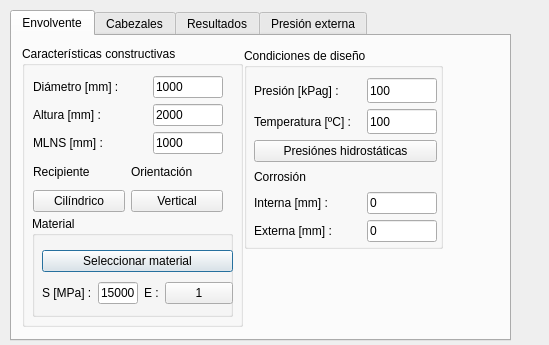
<?xml version="1.0" encoding="UTF-8"?>
<ui version="4.0">
 <class>Dialog</class>
 <widget class="QDialog" name="Dialog">
  <property name="geometry">
   <rect>
    <x>0</x>
    <y>0</y>
    <width>549</width>
    <height>345</height>
   </rect>
  </property>
  <property name="windowTitle">
   <string>Cálculos de Standars</string>
  </property>
  <widget class="QTabWidget" name="tabWidget">
   <property name="geometry">
    <rect>
     <x>10</x>
     <y>10</y>
     <width>501</width>
     <height>331</height>
    </rect>
   </property>
   <property name="currentIndex">
    <number>0</number>
   </property>
   <widget class="QWidget" name="envolvente">
    <attribute name="title">
     <string>Envolvente</string>
    </attribute>
    <widget class="QGroupBox" name="groupBoxCaractConstr">
     <property name="geometry">
      <rect>
       <x>10</x>
       <y>10</y>
       <width>221</width>
       <height>281</height>
      </rect>
     </property>
     <property name="title">
      <string>Características constructivas</string>
     </property>
     <widget class="QLabel" name="l_corrosion_2">
      <property name="geometry">
       <rect>
        <x>10</x>
        <y>190</y>
        <width>199</width>
        <height>19</height>
       </rect>
      </property>
      <property name="text">
       <string/>
      </property>
     </widget>
     <widget class="QGroupBox" name="groupBoxMaterial">
      <property name="geometry">
       <rect>
        <x>10</x>
        <y>170</y>
        <width>201</width>
        <height>101</height>
       </rect>
      </property>
      <property name="title">
       <string>Material</string>
      </property>
      <widget class="QWidget" name="layoutWidget">
       <property name="geometry">
        <rect>
         <x>10</x>
         <y>30</y>
         <width>191</width>
         <height>62</height>
        </rect>
       </property>
       <layout class="QGridLayout" name="gridLayout_9">
        <item row="0" column="0" colspan="4">
         <widget class="QPushButton" name="pb_material">
          <property name="text">
           <string>Seleccionar material</string>
          </property>
         </widget>
        </item>
        <item row="1" column="0">
         <widget class="QLabel" name="l_max_tens_adm">
          <property name="whatsThis">
           <string>&lt;html&gt;&lt;head/&gt;&lt;body&gt;&lt;p&gt;&lt;br/&gt;&lt;/p&gt;&lt;/body&gt;&lt;/html&gt;</string>
          </property>
          <property name="text">
           <string>S [MPa] :</string>
          </property>
         </widget>
        </item>
        <item row="1" column="1">
         <widget class="QLineEdit" name="le_max_tens_adm">
          <property name="minimumSize">
           <size>
            <width>40</width>
            <height>20</height>
           </size>
          </property>
          <property name="maximumSize">
           <size>
            <width>70</width>
            <height>25</height>
           </size>
          </property>
          <property name="whatsThis">
           <string>&lt;html&gt;&lt;head/&gt;&lt;body&gt;&lt;p&gt;Máxima longitud NO soportada, en mm.&lt;br/&gt;Solo es necesario para diseño por &lt;span style=&quot; font-weight:600;&quot;&gt;presión interna&lt;/span&gt;.&lt;/p&gt;&lt;/body&gt;&lt;/html&gt;</string>
          </property>
          <property name="text">
           <string>15000</string>
          </property>
         </widget>
        </item>
        <item row="1" column="2">
         <widget class="QLabel" name="l_effi_soldadura">
          <property name="whatsThis">
           <string>&lt;html&gt;&lt;head/&gt;&lt;body&gt;&lt;p&gt;Eficiencia de Soldadura. &lt;br/&gt;1 - Total, 0.85 - Parcial, 0.7 -Parcial&lt;/p&gt;&lt;/body&gt;&lt;/html&gt;</string>
          </property>
          <property name="text">
           <string>E :</string>
          </property>
         </widget>
        </item>
        <item row="1" column="3">
         <widget class="QPushButton" name="pb_eficiencia_soldadura">
          <property name="text">
           <string>1</string>
          </property>
         </widget>
        </item>
       </layout>
      </widget>
     </widget>
     <widget class="QWidget" name="layoutWidget">
      <property name="geometry">
       <rect>
        <x>11</x>
        <y>30</y>
        <width>190</width>
        <height>136</height>
       </rect>
      </property>
      <layout class="QVBoxLayout" name="verticalLayout_2">
       <item>
        <layout class="QGridLayout" name="gridLayout_4">
         <item row="0" column="0">
          <widget class="QLabel" name="l_diametro_int">
           <property name="text">
            <string>Diámetro [mm] :</string>
           </property>
          </widget>
         </item>
         <item row="0" column="1">
          <widget class="QLineEdit" name="le_diametro_int_envolvente">
           <property name="minimumSize">
            <size>
             <width>50</width>
             <height>20</height>
            </size>
           </property>
           <property name="maximumSize">
            <size>
             <width>70</width>
             <height>25</height>
            </size>
           </property>
           <property name="text">
            <string>1000</string>
           </property>
          </widget>
         </item>
         <item row="1" column="0">
          <widget class="QLabel" name="l_altura">
           <property name="text">
            <string>Altura [mm] :</string>
           </property>
          </widget>
         </item>
         <item row="1" column="1">
          <widget class="QLineEdit" name="le_altura_envolvente">
           <property name="minimumSize">
            <size>
             <width>50</width>
             <height>20</height>
            </size>
           </property>
           <property name="maximumSize">
            <size>
             <width>70</width>
             <height>25</height>
            </size>
           </property>
           <property name="text">
            <string>2000</string>
           </property>
          </widget>
         </item>
         <item row="2" column="0">
          <widget class="QLabel" name="l_altura_2">
           <property name="whatsThis">
            <string>&lt;html&gt;&lt;head/&gt;&lt;body&gt;&lt;p&gt;&lt;br/&gt;&lt;/p&gt;&lt;/body&gt;&lt;/html&gt;</string>
           </property>
           <property name="text">
            <string>MLNS [mm] :</string>
           </property>
          </widget>
         </item>
         <item row="2" column="1">
          <widget class="QLineEdit" name="le_MLNS_envolvente">
           <property name="minimumSize">
            <size>
             <width>50</width>
             <height>20</height>
            </size>
           </property>
           <property name="maximumSize">
            <size>
             <width>70</width>
             <height>25</height>
            </size>
           </property>
           <property name="whatsThis">
            <string>&lt;html&gt;&lt;head/&gt;&lt;body&gt;&lt;p&gt;Máxima longitud NO soportada, en mm.&lt;br/&gt;Solo es necesario para diseño por &lt;span style=&quot; font-weight:600;&quot;&gt;presión interna&lt;/span&gt;.&lt;/p&gt;&lt;/body&gt;&lt;/html&gt;</string>
           </property>
           <property name="text">
            <string>1000</string>
           </property>
          </widget>
         </item>
        </layout>
       </item>
       <item>
        <layout class="QGridLayout" name="gridLayout_3">
         <item row="0" column="0">
          <widget class="QLabel" name="l_tipo_recipiente">
           <property name="text">
            <string>Recipiente</string>
           </property>
          </widget>
         </item>
         <item row="0" column="1">
          <widget class="QLabel" name="l_tipo_recipiente_2">
           <property name="text">
            <string>Orientación</string>
           </property>
          </widget>
         </item>
         <item row="1" column="0">
          <widget class="QPushButton" name="pb_tipo_recipiente">
           <property name="text">
            <string>Cilíndrico</string>
           </property>
          </widget>
         </item>
         <item row="1" column="1">
          <widget class="QPushButton" name="pb_orientacion_recipiente">
           <property name="text">
            <string>Vertical</string>
           </property>
          </widget>
         </item>
        </layout>
       </item>
      </layout>
     </widget>
    </widget>
    <widget class="QGroupBox" name="groupBoxDiseo">
     <property name="geometry">
      <rect>
       <x>232</x>
       <y>12</y>
       <width>199</width>
       <height>201</height>
      </rect>
     </property>
     <property name="title">
      <string>Condiciones de diseño</string>
     </property>
     <widget class="QWidget" name="layoutWidget">
      <property name="geometry">
       <rect>
        <x>10</x>
        <y>30</y>
        <width>183</width>
        <height>164</height>
       </rect>
      </property>
      <layout class="QVBoxLayout" name="verticalLayout_3">
       <item>
        <layout class="QGridLayout" name="gridLayout">
         <item row="0" column="0">
          <widget class="QLabel" name="l_presion">
           <property name="text">
            <string>Presión [kPag] :</string>
           </property>
          </widget>
         </item>
         <item row="0" column="1">
          <widget class="QLineEdit" name="le_presion">
           <property name="minimumSize">
            <size>
             <width>50</width>
             <height>20</height>
            </size>
           </property>
           <property name="maximumSize">
            <size>
             <width>70</width>
             <height>25</height>
            </size>
           </property>
           <property name="text">
            <string>100</string>
           </property>
          </widget>
         </item>
         <item row="1" column="0">
          <widget class="QLabel" name="l_temperatura">
           <property name="text">
            <string>Temperatura [ºC] :</string>
           </property>
          </widget>
         </item>
         <item row="1" column="1">
          <widget class="QLineEdit" name="le_temperatura">
           <property name="minimumSize">
            <size>
             <width>50</width>
             <height>20</height>
            </size>
           </property>
           <property name="maximumSize">
            <size>
             <width>70</width>
             <height>25</height>
            </size>
           </property>
           <property name="text">
            <string>100</string>
           </property>
          </widget>
         </item>
        </layout>
       </item>
       <item>
        <widget class="QPushButton" name="pb_presiones_hidrostaticas">
         <property name="text">
          <string>Presiónes hidrostáticas</string>
         </property>
        </widget>
       </item>
       <item>
        <layout class="QVBoxLayout" name="verticalLayout">
         <item>
          <widget class="QLabel" name="l_corrosion">
           <property name="text">
            <string>Corrosión</string>
           </property>
          </widget>
         </item>
         <item>
          <layout class="QGridLayout" name="gridLayout_2">
           <item row="0" column="0">
            <widget class="QLabel" name="l_corrosion_int">
             <property name="text">
              <string>Interna [mm] :</string>
             </property>
            </widget>
           </item>
           <item row="0" column="1">
            <widget class="QLineEdit" name="le_corrosion_int">
             <property name="minimumSize">
              <size>
               <width>50</width>
               <height>20</height>
              </size>
             </property>
             <property name="maximumSize">
              <size>
               <width>70</width>
               <height>25</height>
              </size>
             </property>
             <property name="text">
              <string>0</string>
             </property>
            </widget>
           </item>
           <item row="1" column="0">
            <widget class="QLabel" name="l_corrosion_int_2">
             <property name="text">
              <string>Externa [mm] :</string>
             </property>
            </widget>
           </item>
           <item row="1" column="1">
            <widget class="QLineEdit" name="le_corrosion_ext">
             <property name="minimumSize">
              <size>
               <width>50</width>
               <height>20</height>
              </size>
             </property>
             <property name="maximumSize">
              <size>
               <width>70</width>
               <height>25</height>
              </size>
             </property>
             <property name="text">
              <string>0</string>
             </property>
            </widget>
           </item>
          </layout>
         </item>
        </layout>
       </item>
      </layout>
     </widget>
    </widget>
   </widget>
   <widget class="QWidget" name="cabezales">
    <attribute name="title">
     <string>Cabezales</string>
    </attribute>
    <widget class="QGroupBox" name="groupBox_2">
     <property name="geometry">
      <rect>
       <x>250</x>
       <y>13</y>
       <width>241</width>
       <height>171</height>
      </rect>
     </property>
     <property name="title">
      <string>Cabezal inferior</string>
     </property>
     <widget class="QWidget" name="layoutWidget">
      <property name="geometry">
       <rect>
        <x>10</x>
        <y>30</y>
        <width>221</width>
        <height>136</height>
       </rect>
      </property>
      <layout class="QVBoxLayout" name="verticalLayout_6">
       <item>
        <layout class="QGridLayout" name="gridLayout_8">
         <item row="0" column="0">
          <widget class="QLabel" name="l_tipo_cabezal_sup_2">
           <property name="text">
            <string>Tipo de cabezal</string>
           </property>
          </widget>
         </item>
         <item row="0" column="1">
          <widget class="QLabel" name="l_tipo_conformado_cabezal_inf">
           <property name="text">
            <string>Conformado</string>
           </property>
          </widget>
         </item>
         <item row="1" column="0">
          <widget class="QPushButton" name="pb_tipo_cabezal_inf">
           <property name="text">
            <string>Semielíptico 2 : 1</string>
           </property>
          </widget>
         </item>
         <item row="1" column="1">
          <widget class="QPushButton" name="pb_tipo_conformado_cab_inf">
           <property name="text">
            <string>En caliente</string>
           </property>
          </widget>
         </item>
        </layout>
       </item>
       <item>
        <layout class="QGridLayout" name="gridLayout_6">
         <item row="2" column="0">
          <widget class="QLabel" name="l_radio_corona_cab_inf">
           <property name="text">
            <string>R corona [mm] :</string>
           </property>
          </widget>
         </item>
         <item row="0" column="1">
          <widget class="QLineEdit" name="le_diametro_cab_inf">
           <property name="minimumSize">
            <size>
             <width>50</width>
             <height>20</height>
            </size>
           </property>
           <property name="maximumSize">
            <size>
             <width>70</width>
             <height>25</height>
            </size>
           </property>
           <property name="text">
            <string>1000</string>
           </property>
          </widget>
         </item>
         <item row="2" column="1">
          <widget class="QLineEdit" name="le_radio_corona_cab_inf">
           <property name="minimumSize">
            <size>
             <width>50</width>
             <height>20</height>
            </size>
           </property>
           <property name="maximumSize">
            <size>
             <width>70</width>
             <height>25</height>
            </size>
           </property>
           <property name="text">
            <string>10</string>
           </property>
          </widget>
         </item>
         <item row="0" column="0">
          <widget class="QLabel" name="l_diametro_cab_inf">
           <property name="text">
            <string>Diámetro [mm] :</string>
           </property>
          </widget>
         </item>
         <item row="1" column="0">
          <widget class="QLabel" name="l_radio_filete_cab_inf">
           <property name="text">
            <string>R filete [mm] :</string>
           </property>
          </widget>
         </item>
         <item row="1" column="1">
          <widget class="QLineEdit" name="le_radio_filete_cab_inf">
           <property name="minimumSize">
            <size>
             <width>50</width>
             <height>20</height>
            </size>
           </property>
           <property name="maximumSize">
            <size>
             <width>70</width>
             <height>25</height>
            </size>
           </property>
           <property name="text">
            <string>10</string>
           </property>
          </widget>
         </item>
        </layout>
       </item>
      </layout>
     </widget>
    </widget>
    <widget class="QGroupBox" name="groupBox">
     <property name="geometry">
      <rect>
       <x>11</x>
       <y>13</y>
       <width>231</width>
       <height>171</height>
      </rect>
     </property>
     <property name="title">
      <string>Cabezal superior</string>
     </property>
     <widget class="QWidget" name="layoutWidget">
      <property name="geometry">
       <rect>
        <x>10</x>
        <y>33</y>
        <width>217</width>
        <height>136</height>
       </rect>
      </property>
      <layout class="QVBoxLayout" name="verticalLayout_5">
       <item>
        <layout class="QGridLayout" name="gridLayout_7">
         <item row="0" column="0">
          <widget class="QLabel" name="l_tipo_cabezal_sup">
           <property name="text">
            <string>Tipo de cabezal</string>
           </property>
          </widget>
         </item>
         <item row="0" column="1">
          <widget class="QLabel" name="l_tipo_conformado_cabezal_sup">
           <property name="text">
            <string>Conformado</string>
           </property>
          </widget>
         </item>
         <item row="1" column="0">
          <widget class="QPushButton" name="pb_tipo_cabezal_sup">
           <property name="text">
            <string>Semielíptico 2 : 1</string>
           </property>
          </widget>
         </item>
         <item row="1" column="1">
          <widget class="QPushButton" name="pb_tipo_conformado_cab_sup">
           <property name="text">
            <string>En caliente</string>
           </property>
          </widget>
         </item>
        </layout>
       </item>
       <item>
        <layout class="QGridLayout" name="gridLayout_5">
         <item row="0" column="0">
          <widget class="QLabel" name="l_diametro_cab_sup">
           <property name="text">
            <string>Diámetro [mm] :</string>
           </property>
          </widget>
         </item>
         <item row="0" column="1">
          <widget class="QLineEdit" name="le_diametro_cab_sup">
           <property name="minimumSize">
            <size>
             <width>50</width>
             <height>20</height>
            </size>
           </property>
           <property name="maximumSize">
            <size>
             <width>70</width>
             <height>25</height>
            </size>
           </property>
           <property name="text">
            <string>1000</string>
           </property>
          </widget>
         </item>
         <item row="1" column="0">
          <widget class="QLabel" name="l_radio_filete_cab_sup">
           <property name="text">
            <string>R filete [mm] :</string>
           </property>
          </widget>
         </item>
         <item row="1" column="1">
          <widget class="QLineEdit" name="le_radio_filete_cab_sup">
           <property name="minimumSize">
            <size>
             <width>50</width>
             <height>20</height>
            </size>
           </property>
           <property name="maximumSize">
            <size>
             <width>70</width>
             <height>25</height>
            </size>
           </property>
           <property name="text">
            <string>10</string>
           </property>
          </widget>
         </item>
         <item row="2" column="0">
          <widget class="QLabel" name="l_radio_corona_cab_sup">
           <property name="text">
            <string>R corona [mm] :</string>
           </property>
          </widget>
         </item>
         <item row="2" column="1">
          <widget class="QLineEdit" name="le_radio_corona_cab_sup">
           <property name="minimumSize">
            <size>
             <width>50</width>
             <height>20</height>
            </size>
           </property>
           <property name="maximumSize">
            <size>
             <width>70</width>
             <height>25</height>
            </size>
           </property>
           <property name="text">
            <string>10</string>
           </property>
          </widget>
         </item>
        </layout>
       </item>
      </layout>
     </widget>
    </widget>
   </widget>
   <widget class="QWidget" name="tab">
    <attribute name="title">
     <string>Resultados</string>
    </attribute>
    <widget class="QGroupBox" name="groupBox_resultados_envolvente">
     <property name="geometry">
      <rect>
       <x>30</x>
       <y>10</y>
       <width>181</width>
       <height>80</height>
      </rect>
     </property>
     <property name="title">
      <string>Envolvente</string>
     </property>
     <widget class="QLabel" name="label">
      <property name="geometry">
       <rect>
        <x>10</x>
        <y>30</y>
        <width>51</width>
        <height>16</height>
       </rect>
      </property>
      <property name="text">
       <string>t [mm] :</string>
      </property>
     </widget>
     <widget class="QLabel" name="l_espesor_envolvente">
      <property name="geometry">
       <rect>
        <x>70</x>
        <y>30</y>
        <width>31</width>
        <height>16</height>
       </rect>
      </property>
      <property name="text">
       <string>0</string>
      </property>
     </widget>
    </widget>
    <widget class="QGroupBox" name="groupBox_resultados_pollera_superior">
     <property name="geometry">
      <rect>
       <x>30</x>
       <y>90</y>
       <width>181</width>
       <height>80</height>
      </rect>
     </property>
     <property name="title">
      <string>Pollera superior</string>
     </property>
     <widget class="QLabel" name="label_2">
      <property name="geometry">
       <rect>
        <x>10</x>
        <y>30</y>
        <width>51</width>
        <height>16</height>
       </rect>
      </property>
      <property name="text">
       <string>t [mm] :</string>
      </property>
     </widget>
     <widget class="QLabel" name="l_espesor_pollera_sup">
      <property name="geometry">
       <rect>
        <x>70</x>
        <y>30</y>
        <width>31</width>
        <height>16</height>
       </rect>
      </property>
      <property name="text">
       <string>0</string>
      </property>
     </widget>
    </widget>
    <widget class="QGroupBox" name="groupBox_pollera_inferior">
     <property name="geometry">
      <rect>
       <x>30</x>
       <y>170</y>
       <width>181</width>
       <height>80</height>
      </rect>
     </property>
     <property name="title">
      <string>Pollera inferior</string>
     </property>
     <widget class="QLabel" name="label_3">
      <property name="geometry">
       <rect>
        <x>10</x>
        <y>30</y>
        <width>51</width>
        <height>16</height>
       </rect>
      </property>
      <property name="text">
       <string>t [mm] :</string>
      </property>
     </widget>
     <widget class="QLabel" name="l_espesor_pollera_inf">
      <property name="geometry">
       <rect>
        <x>70</x>
        <y>30</y>
        <width>31</width>
        <height>16</height>
       </rect>
      </property>
      <property name="text">
       <string>0</string>
      </property>
     </widget>
    </widget>
    <widget class="QGroupBox" name="groupBox_resultados_cabezal_inferior">
     <property name="geometry">
      <rect>
       <x>280</x>
       <y>90</y>
       <width>181</width>
       <height>80</height>
      </rect>
     </property>
     <property name="title">
      <string>Cabezal inferior</string>
     </property>
     <widget class="QLabel" name="label_5">
      <property name="geometry">
       <rect>
        <x>10</x>
        <y>30</y>
        <width>51</width>
        <height>16</height>
       </rect>
      </property>
      <property name="text">
       <string>t [mm] :</string>
      </property>
     </widget>
     <widget class="QLabel" name="l_espesor_cabezal_inf">
      <property name="geometry">
       <rect>
        <x>70</x>
        <y>30</y>
        <width>31</width>
        <height>16</height>
       </rect>
      </property>
      <property name="text">
       <string>0</string>
      </property>
     </widget>
    </widget>
    <widget class="QGroupBox" name="groupBox_resultados_cabezal_superior">
     <property name="geometry">
      <rect>
       <x>280</x>
       <y>10</y>
       <width>181</width>
       <height>80</height>
      </rect>
     </property>
     <property name="title">
      <string>Cabezal superior</string>
     </property>
     <widget class="QLabel" name="label_4">
      <property name="geometry">
       <rect>
        <x>10</x>
        <y>30</y>
        <width>51</width>
        <height>16</height>
       </rect>
      </property>
      <property name="text">
       <string>t [mm] :</string>
      </property>
     </widget>
     <widget class="QLabel" name="l_espesor_cabezal_sup">
      <property name="geometry">
       <rect>
        <x>70</x>
        <y>30</y>
        <width>31</width>
        <height>16</height>
       </rect>
      </property>
      <property name="text">
       <string>0</string>
      </property>
     </widget>
    </widget>
   </widget>
   <widget class="QWidget" name="tab_2">
    <attribute name="title">
     <string>Presión externa</string>
    </attribute>
    <widget class="QGroupBox" name="groupBox_verificacion_p_externa">
     <property name="geometry">
      <rect>
       <x>10</x>
       <y>10</y>
       <width>421</width>
       <height>251</height>
      </rect>
     </property>
     <property name="title">
      <string>Verifiación por presión externa</string>
     </property>
    </widget>
   </widget>
  </widget>
 </widget>
 <resources/>
 <connections/>
</ui>
